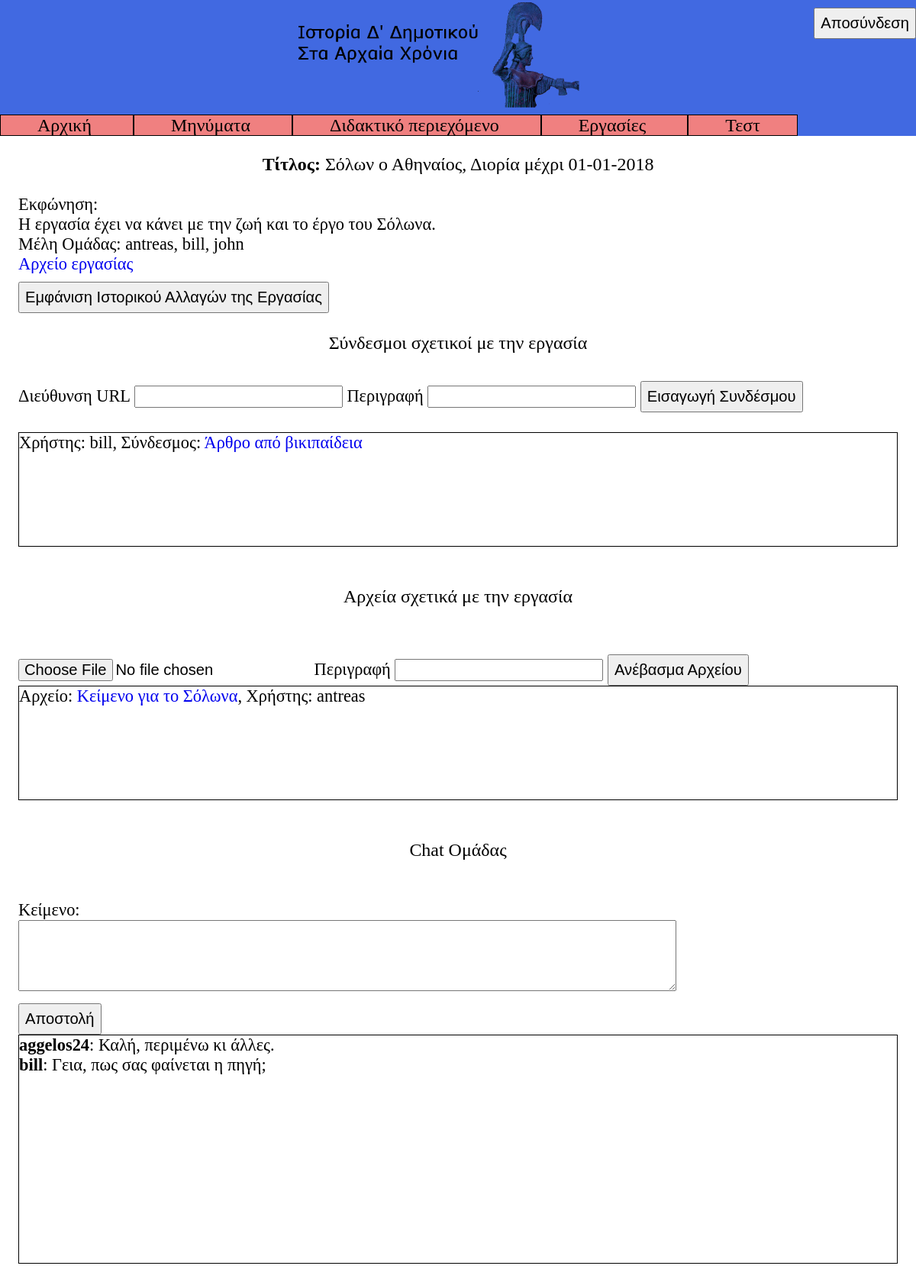
Page /code/professor/project.php?id=1 (signed in) on the committed database.
### tables this page shows
CREATE TABLE `groups` (
  `project_id` int(4) NOT NULL,
  `user` varchar(20) NOT NULL
);

CREATE TABLE `project` (
  `id` int(4) NOT NULL,
  `title` varchar(50) NOT NULL,
  `description` text NOT NULL,
  `deadline` date NOT NULL,
  `document` tinyint(1) NOT NULL DEFAULT '0',
  `grade` int(1) DEFAULT NULL
);

CREATE TABLE `link` (
  `id` bigint(20) NOT NULL,
  `project_id` int(4) NOT NULL,
  `user` varchar(20) NOT NULL,
  `url` varchar(200) NOT NULL,
  `description` text NOT NULL
);

CREATE TABLE `source_file` (
  `id` bigint(20) NOT NULL,
  `project_id` int(4) NOT NULL,
  `user` varchar(20) NOT NULL,
  `path` varchar(150) NOT NULL,
  `description` text NOT NULL
);

CREATE TABLE `group_chat` (
  `id` bigint(20) NOT NULL,
  `project_id` int(4) NOT NULL,
  `user` varchar(20) NOT NULL,
  `text` text NOT NULL
);

### code/professor/project.php (the view, shortened to what this page needs)
<!DOCTYPE html>
<html>
<head>
	<link rel="stylesheet" type="text/css" href="pstyles.css" />
</head>
<body>
	<button class="logout" onclick="logout()"> Αποσύνδεση</button>
	<img src="../banner.png" alt="Ιστορία Δ' Δημοτικού Στα Αρχαία Χρόνια" class="banner">
	<div class="big menu">
		<span class="menup"> <a href="phome.php" class="link_to_page"> Αρχική </a> </span>
		<span class="menup"> <a href="message.php" class="link_to_page"> Μηνύματα </a> </span>
		<span class="menup"> <a href="content.php" class="link_to_page"> Διδακτικό περιεχόμενο </a> </span>
		<span class="menup"> <a href="group_project.php" class="link_to_page"> Εργασίες </a> </span>
		<span class="menup"> <a href="test.php" class="link_to_page"> Τεστ </a> </span>
	</div>
	<div class="main">
<?php
if (isset($_GET["id"])) {
	$id = $_GET["id"];
}
else {
	echo "<script> alert('Κάτι πήγε στραβά.'); location.href = 'project_list.php'; </script>";
	exit();
}
$link = connect_to_database("../login_register_form.php");
$result = $link->query ("SELECT * FROM project INNER JOIN groups ON project.id=groups.project_id WHERE project.id=".$id);
$row_num = mysqli_num_rows($result);
for ($i=0; $row = mysqli_fetch_array($result, MYSQLI_ASSOC); $i++) {
	if ($i == 0) {
		echo "<p class='big center'> <b> Τίτλος: </b> ".$row["title"].", Διορία μέχρι ".date("d-m-Y", strtotime($row["deadline"]))."</p> <br>";
		echo "Εκφώνηση: <br>";
		echo $row["description"]."<br>";
		echo "Μέλη Ομάδας: ".$row["user"].", ";
	}
	else if ($i == $row_num-1) {
		echo $row["user"]."<br>";
		if ($row["document"]) {
			echo "<a href='../projects/project_".$id."/project.doc' target='_blank'> Αρχείο εργασίας </a>";
		}
		else {
			echo "Δεν έχει ανέβει ακόμα κάποια εργασία";
		}
	}
	else {
		echo $row["user"].", ";
	}
}
?>
		<br> <button id="bchangelog" onclick="show_changelog()"> Εμφάνιση Ιστορικού Αλλαγών της Εργασίας </button>
		<br> <br> <p class="big center"> Σύνδεσμοι σχετικοί με την εργασία </p> <br>
		<form method="post" action="insert_link.php?id=<?php echo $id; ?>">
			Διεύθυνση URL <input type="url" name="link" required />
			Περιγραφή <input type="text" name="description" required />
			<button type="submit"> Εισαγωγή Συνδέσμου </button>
		</form> <br>
		<div class="source">
<?php
$result = $link->query("SELECT * FROM link WHERE project_id=".$id." ORDER BY id DESC");
while ($row = mysqli_fetch_array($result, MYSQLI_ASSOC)) {
	echo "Χρήστης: ".$row["user"].", Σύνδεσμος: <a href='".$row["url"]."' target='_blank'>".$row["description"]."</a> <br>";
}
?>
		</div>
		<br> <br> <p class="big center"> Αρχεία σχετικά με την εργασία </p> <br> <br>
		<form method="post" action="upload_source_file.php?id=<?php echo $id; ?>" enctype="multipart/form-data">
			<input type="file" name="file" required />
			Περιγραφή <input type="text" name="description" required />
			<button type="submit"> Ανέβασμα Αρχείου </button>
		</form>
		<div class="source">
<?php
$result = $link->query("SELECT * FROM source_file WHERE project_id=".$id." ORDER BY id DESC");
while ($row = mysqli_fetch_array($result, MYSQLI_ASSOC)) {
	echo "Αρχείο: <a href='".$row["path"]."' target='_blank'>".$row["description"]."</a>, "."Χρήστης: ".$row["user"]."<br>";
}
?>
		</div>
		<br> <br> <p class="big center"> Chat Ομάδας </p> <br> <br>
		<form method="post" action="send_group_message.php?id=<?php echo $id; ?>">
		Κείμενο: <br>
		<textarea name="message_text" rows="3" cols="55" required ></textarea> <br>
		<button type="submit"> Αποστολή </button>
		</form>
		<div class="group_chat">
<?php
$result = $link->query("SELECT * FROM group_chat WHERE project_id=".$id." ORDER BY group_chat.id DESC");
while ($row = mysqli_fetch_array($result, MYSQLI_ASSOC)) {
	echo "<b>".$row["user"]."</b>: ".str_replace("\n", "\n<br>", $row["text"])."<br>";
}
?>
		</div>
	</div>
</body>
</html>

### code/professor/pstyles.css (style rules this page uses)
* { box-sizing: border-box; }
body { background-color: royalblue; font-family: "Verdana"; font-size: 140%; margin: 0; }
input { font-size: 90%; margin-top: 10px; }
button { font-size: 90%; padding: 7px; margin-top: 10px; cursor: pointer; }
textarea { font-size: 140%; }
p { margin: 0; }
a { text-decoration: none; }
button.logout { float: right; }
img.banner { display: table-cell; margin-left: 32.5%; margin-right: 32.5%; width: 35%; }
div.menu { margin-right: 10%; margin-left: 10%; }
span.menup { border: 1px solid black; padding: 0 4%; background-color: lightcoral; cursor: pointer; }
div.main { background-color: white; padding: 2%; margin-left: 10%; margin-right: 10%; }
.big { font-size: 107%; }
p.center { text-align: center; }
div.source { width: 100%; height: 150px; overflow: scroll; border: 1px solid black; }
div.group_chat { width: 100%; height: 300px; overflow: scroll; border: 1px solid black; }
a.link_to_page { color: black; }
@media only screen and (max-width: 1400px) { div.main { margin-left: 0; margin-right: 0; } }
@media only screen and (max-width: 1400px) { div.menu { margin-right: 0; margin-left: 0; } }

### rows in the picture
groups: project.title "Σόλων ο Αθηναίος", project.deadline "01-01-2018", project.description "Η εργασία έχει να κάνει με την ζωή και το έργο του Σόλωνα.", user "antreas"
groups: user "bill"
groups: user "john"
link: user "bill", description "Άρθρο από βικιπαίδεια"
source_file: description "Κείμενο για το Σόλωνα", user "antreas"
group_chat: user "aggelos24", text "Καλή, περιμένω κι άλλες."
group_chat: user "bill", text "Γεια, πως σας φαίνεται η πηγή;"
